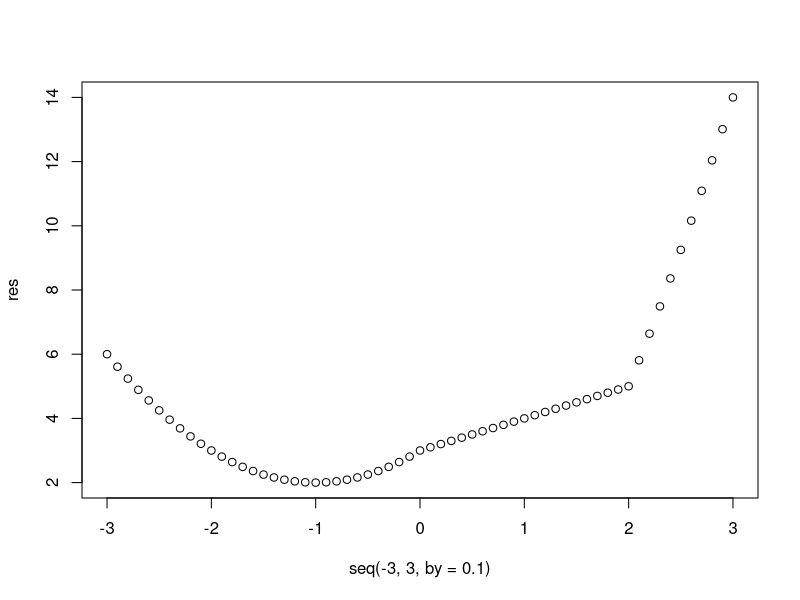

The R script that drew this image:
## ---- chunk 1
knitr::opts_chunk$set(echo = TRUE)
## ---- chunk 2

tmpFn1 <- function(xVec){
  return(xVec^(1:length(xVec)))
}

## ---- chunk 3
tmpFn2 <- function(xVec2){
  
  n = length(xVec2)
  
  return(xVec2^(1:n)/(1:n))
}

## ---- chunk 4
tmpFn3 <- function(x,n){
  
  N = 1:n
  
  return(1+sum(x^(N)/(N)))}


## ---- chunk 5
tmpFn <- function(xVec){
  
  n = length(xVec)
  return((xVec[1:(n-2)]+xVec[2:(n-1)]+xVec[3:n])/3)}

tmpFn(c(1:10, 6:1))
## ---- chunk 6
tmpFn <- function(xVec){
  for(i in c(1:length(xVec))){
    varx <- xVec[i]
    if(varx<0){
      xVec[i] <- (varx^2)+(2*varx)+3
    }
    else if(varx>=0 && varx<2){
      xVec[i] <- varx+3
    }
    else{
      xVec[i] <- (varx^2)+(4*varx)-7
    }
  }
  return(xVec)
}

res <- tmpFn(seq(-3,3,by=0.1))
res
plot(seq(-3,3,by=0.1),res)
## ---- chunk 7
tmpFn4 <- function(MatrixX){
  matrixXX <- apply(MatrixX, 1, function(x){ifelse(x%%2==0, x, x*2)})
  return(t(matrixXX))
}
## ---- chunk 8
tmpFn5 <- function(k,n){
  matE = diag(k,nrow =n, ncol=n)
  matE[abs(row(matE)-col(matE))==1] <- 1
  return(matE)
}
## ---- chunk 9
quadrant <- function(alpha){
  module <- alpha%%360
  if(module>=0 && module<90){
  return(1)
}
  else if(module>=90 && module<180){
  return(2)
}
  else if(module>=180 && module<270){
  return(3)
}
  else{
  return(4)
}
}

## ---- chunk 10
weekday <- function(day,month,year){
  k <- day
  m <- (month+10)%%13
  y <- year%%100-1+(month+10)%/%12
  c <- year%/%100
  list_weekdays <- c("Saturday","Sunday","Monday","Tuesday",
  "Wednesday","Thursday","Friday")
  names(list_weekdays) = c(0:6)
  f <- (floor(2.6*m-0.2)+k+y+floor(y/4)+floor(c/4)-2*c)%%7
  print(f)
  return(list_weekdays[as.character(f)])
}
weekday(2,2,2018)

## ---- chunk 11
weekday(c(2,4),c(2,2),c(2018,2018))

